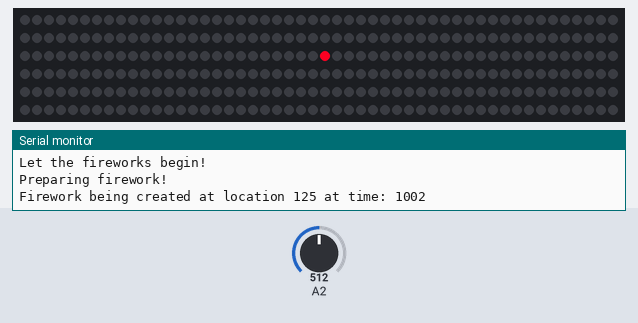
Recording of a sketch running on a simulated Arduino Uno, built with avr-gcc and run on an emulated ATmega328P. On the bench: 300 RGB LEDs in strip order, left to right, continuing on the next row, the last lines printed to the serial monitor. The inputs (shaded band) are chosen by the test bench; at power-on: A2 = 512. Random numbers use the default seed unless the sketch sets one.

Above: at 2.2 s.
2.3 s: A2 set to 245
At 4.71 s:
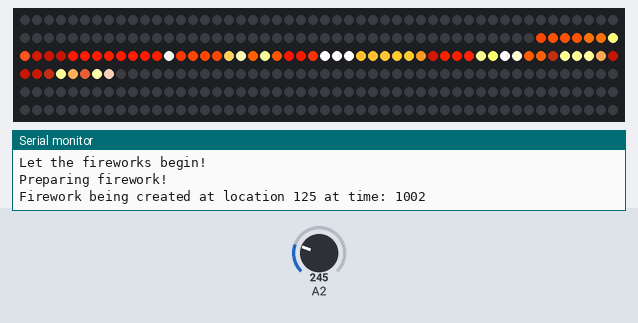
11.1 s: A2 set to 10
At 13.25 s:
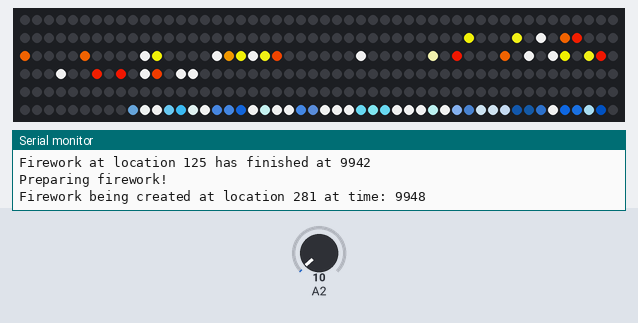
19.9 s: A2 set to 0
28.7 s: A2 set to 30
37.5 s: A2 set to 122
At 48.95 s:
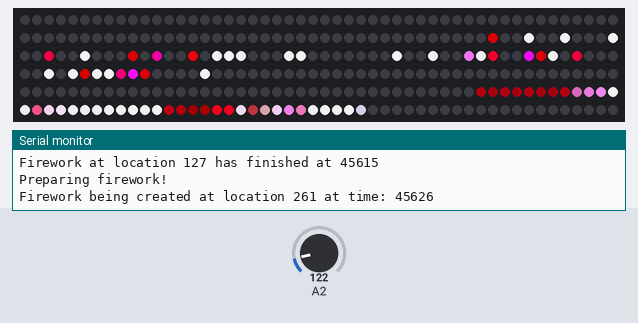

The sketch:

fireworks_in_place.ino
```cpp
#include "FastLED.h"
#include "fireworks_in_place.h"


void setup() {
	Serial.begin(115200);                                                            // Setup serial baud rate
	delay(1000);                                                                    // Slow startup so we can re-upload in the case of errors.
	Serial.println("Let the fireworks begin!");
	LEDS.setBrightness(max_bright);                                                 // Set the generic maximum brightness value.
	LEDS.addLeds<LED_TYPE, LED_DT, LED_CK, COLOR_ORDER >(leds, NUM_LEDS);           // APA102 or WS2801 definition
	set_max_power_in_volts_and_milliamps(5, 2000);                                  // 5V, 2A
	fireworks_init();
	fill_solid(leds, NUM_LEDS, CRGB::Black);
} // setup()

void loop() {

	EVERY_N_MILLIS_I(this_timer, this_delay) {
		this_timer.setPeriod(this_delay);
		fireworks_update();
	}

	FastLED.show();
}
```

fireworks_in_place.h
```cpp
#ifndef FIREWORKS_IN_PLACE_H
#define FIREWORKS_IN_PLACE_H

#include "FastLED.h"
#include "fireworks_palettes.h"

#define MAX_NUMBER_OF_SPARKS 40
#define MIN_NUMBER_OF_SPARKS 20
#define SPARK_FADE_TIME 5000
#define NUM_FIREWORKS 1

#define LED_DT 7
#define LED_CK 14
#define COLOR_ORDER GRB
#define LED_TYPE APA102
#define NUM_LEDS 300

uint8_t max_bright = 255;

struct CRGB leds[NUM_LEDS];
extern CRGBPalette16 spark_palette;
uint8_t this_delay = 10;

bool locked[NUM_LEDS];

class Firework {
private:
	enum stage {
		FADEUP,
		EXPLOSION,
		FADING,
		WAITING
	};
	stage current_stage;
	uint32_t next_explosion_time;
	uint16_t explosion_max_wait;
	uint16_t explosion_min_wait;
	bool exploded;
	uint16_t flare_position;
	float gravity;
	uint8_t number_of_sparks;
	float spark_position[MAX_NUMBER_OF_SPARKS];
	float spark_velocity[MAX_NUMBER_OF_SPARKS];
	uint8_t spark_gradient_index[MAX_NUMBER_OF_SPARKS];
	bool spark_velocity_direction[MAX_NUMBER_OF_SPARKS];
	CRGBPalette16* active_spark_palette;
	bool get_random_palette;
	bool use_palette;
	uint8_t flare_hue;
	uint8_t flare_sat;
	uint8_t flare_val;
	uint32_t spark_fade_end;
	CRGB spark_color;
	CHSV spark_hsv;

public:
	void initialize();
	void prepare_for_explosion();
	void fadeup();
	void explosion();
	void fading();
	void updating();
};


void Firework::initialize() {
	current_stage = WAITING;
	gravity = 0.99;
	get_random_palette = true;
	explosion_max_wait = 8000;
	explosion_min_wait = 2000;
	flare_hue = random8();
	flare_sat = 255;
	flare_val = 0;
	spark_hsv = CHSV(flare_hue, flare_sat, 255);
	hsv2rgb_rainbow(spark_hsv, spark_color);
}

void Firework::prepare_for_explosion() {
	Serial.println("Preparing firework!");
	random16_add_entropy(analogRead(2));
	flare_position = random16(10, NUM_LEDS - 10);
	if (!locked[flare_position]) {
		locked[flare_position] = true;
		active_spark_palette = spark_palette_array[random8(0, NUM_SPARK_PALETTES + 1)];
		current_stage = FADEUP;
		uint16_t random_add = random16(explosion_min_wait, explosion_max_wait);
		next_explosion_time = millis() + random_add;
		flare_hue = random8();
		exploded = false;
		use_palette = true;
		Serial.print("Firework being created at location ");
		Serial.print(flare_position);
		Serial.print(" at time: ");
		Serial.println(millis());
	}
}

void Firework::fadeup() {
	if (exploded) {
		current_stage = EXPLOSION;
		number_of_sparks = random8(MIN_NUMBER_OF_SPARKS, MAX_NUMBER_OF_SPARKS + 1);
		for (uint8_t x = 0; x < number_of_sparks; x++) {
			spark_gradient_index[x] = random8();
			spark_position[x] = float(flare_position);
			spark_velocity[x] = float(random16(10, 125)) / 100;
			spark_velocity_direction[x] = random8(0, 2);
		}
	}
	else {
		flare_val++;
		leds[flare_position] += CHSV(flare_hue, flare_sat, flare_val);
		if (flare_val == 255) {
			exploded = true;
			flare_val = 0;
		}
	}
}

void Firework::explosion() {
	for (uint8_t x = 0; x < number_of_sparks; x++) {
		leds[(int)spark_position[x]].fadeToBlackBy(128);
	}
	leds[flare_position] = CRGB::White;
	for (uint8_t x = 0; x < number_of_sparks; x++) {
		uint16_t pixel = (int)spark_position[x];
		CRGB pixel_color;
		if (use_palette) {
			pixel_color = ColorFromPalette(*active_spark_palette, spark_gradient_index[x]);
		}
		else {
			pixel_color = spark_color;
		}
		leds[pixel] += pixel_color;
		if (spark_velocity_direction[x]) {
			spark_position[x] += spark_velocity[x];
		}
		else {
			spark_position[x] -= spark_velocity[x];
		}
		spark_position[x] = constrain(spark_position[x], 0.0, (float)(NUM_LEDS));
		spark_velocity[x] *= 0.97;
	}
	float fastest_spark = 0.0;
	for (uint8_t x = 0; x < number_of_sparks; x++) {
		if (spark_velocity[x] > fastest_spark) {
			fastest_spark = spark_velocity[x];
		}
	}
	if (fastest_spark < 0.1) {
		current_stage = FADING;
		spark_fade_end = millis() + SPARK_FADE_TIME;
	}
}

void Firework::fading() {
	for (uint16_t x = 0; x < NUM_LEDS; x++) {
		leds[x].fadeToBlackBy(32);
	}
	for (uint8_t x = 0; x < number_of_sparks; x++) {
		uint16_t pixel = (int)spark_position[x];
		CRGB pixel_color;
		if (use_palette) {
			pixel_color = ColorFromPalette(*active_spark_palette, spark_gradient_index[x]);
		}
		else {
			pixel_color = spark_color--;
		}
		leds[pixel] += pixel_color;
		if (spark_velocity_direction[x]) {
			spark_position[x] += spark_velocity[x];
		}
		else {
			spark_position[x] -= spark_velocity[x];
		}
		spark_position[x] = constrain(spark_position[x], 0.0, (float)(NUM_LEDS));
		spark_velocity[x] *= 0.9;
	}
	leds[flare_position].fadeToBlackBy(32);
	if (millis() > spark_fade_end) {
		current_stage = WAITING;
		locked[flare_position] = false;
		Serial.print("Firework at location ");
		Serial.print(flare_position);
		Serial.print(" has finished at ");
		Serial.println(millis());
	}
}


void Firework::updating() {
	if (current_stage == WAITING) {
		if (millis() >= next_explosion_time) {
			prepare_for_explosion();
		}
	}
	else if (current_stage == FADEUP) {
		fadeup();
	}
	else if (current_stage == EXPLOSION) {
		explosion();
	}
	else if (current_stage == FADING) {
		fading();
	}
	else {
		Serial.println("How did you get here?");
	}
}

Firework firework0;
//Firework firework1;
//Firework firework2;
//Firework firework3;

Firework* firework_array[NUM_FIREWORKS] = {
	&firework0//,
	//&firework1,
	//&firework2,
	//&firework3
};

void fireworks_init() {
	for (uint8_t i = 0; i < NUM_FIREWORKS; i++) {
		firework_array[i]->initialize();
		firework_array[i]->prepare_for_explosion();
	}
	fill_solid(leds, NUM_LEDS, CRGB::Black);
}

void fireworks_update() {
	for (uint8_t i = 0; i < NUM_FIREWORKS; i++) {
		firework_array[i]->updating();
	}
}


#endif
```

Source omitted: orks_palettes.h (data table, 5253 bytes)
